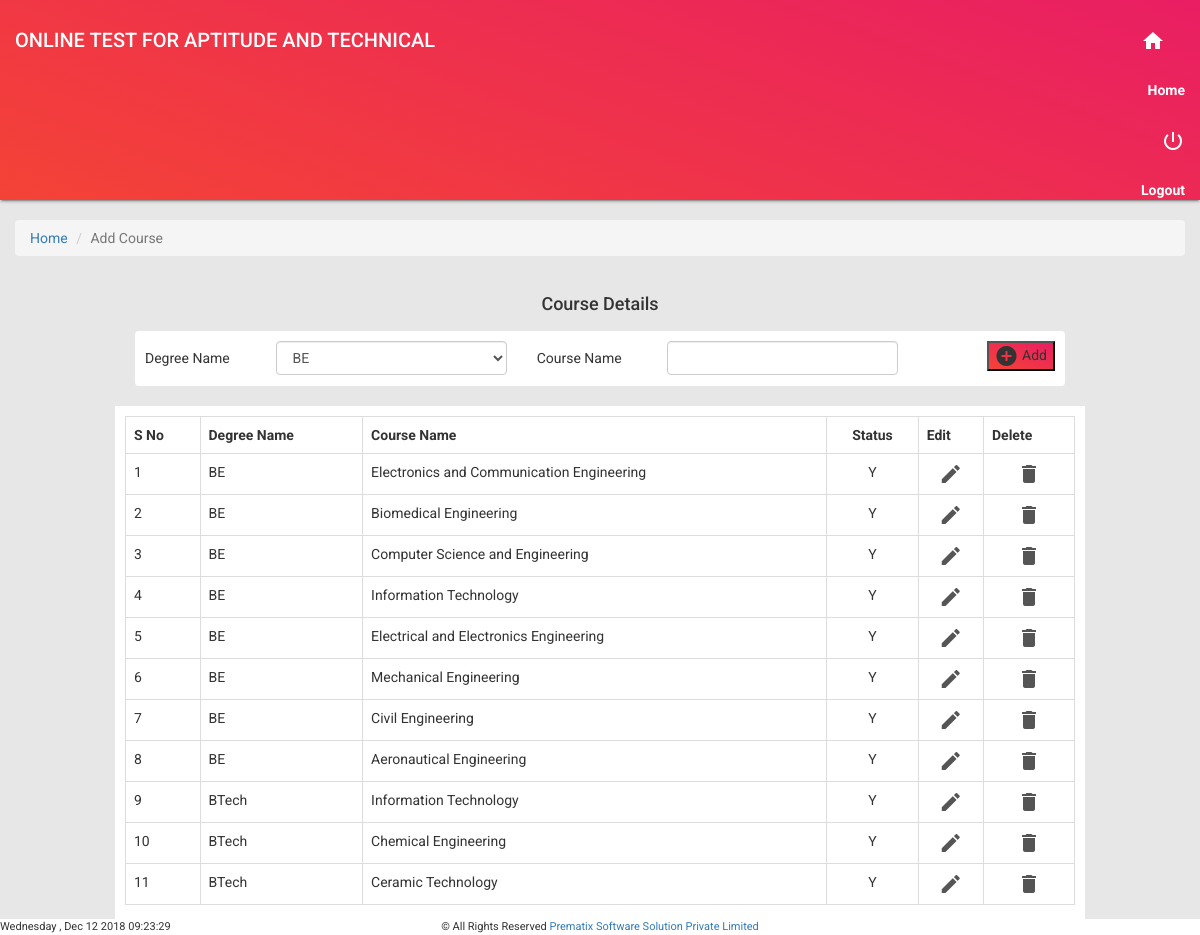
The page /addcourse.php on the database its author committed.
### tables this page shows
CREATE TABLE `coursedetails` (
  `degree` varchar(100) NOT NULL,
  `course` varchar(100) NOT NULL,
  `createddate` timestamp NOT NULL DEFAULT CURRENT_TIMESTAMP,
  `coursestatus` varchar(100) NOT NULL DEFAULT 'Y',
  `Uniqueid` int(11) NOT NULL,
  `Createdby` varchar(200) NOT NULL
);

### addcourse.php (the view, shortened to what this page needs)
<?php
	include_once('connection.php');
?>
<!DOCTYPE html>
<html lang="en">
	<head>
		<link rel="stylesheet" href="https://maxcdn.bootstrapcdn.com/bootstrap/3.3.7/css/bootstrap.min.css">
		<link rel="stylesheet" href="https://code.getmdl.io/1.3.0/material.indigo-pink.min.css">
		<link rel="stylesheet" href="https://cdnjs.cloudflare.com/ajax/libs/font-awesome/4.7.0/css/font-awesome.min.css">
		<link rel="stylesheet" href="first.css">
		<link href="https://cdnjs.cloudflare.com/ajax/libs/bootstrap-datepicker/1.3.0/css/datepicker.css" rel="stylesheet" type="text/css" />
	</head>
	<body style="">
		<div class="container-fluid" >
			<div class="row card headerbg" style="background-color:#13cda3;">
				<div class="col-md-6">
					<p class="header_text">ONLINE TEST FOR APTITUDE AND TECHNICAL </p>
				</div>
				<div class="col-md-5 text-right" style="color:#fff;">
					<a href="adminfirst.php" id="home" style="line-height:80px;color:#fff;outline:none;margin-right:20px;"><i class="material-icons">&#xE88A;</i></a>
					<div class="mdl-tooltip" data-mdl-for="home">
						 <strong>Home</strong>
					</div>
					<a href="index.php" id="logout"  style="line-height:80px;color:#fff;outline:none;"><i class="material-icons">&#xE8AC;</i></a>
					<div class="mdl-tooltip" data-mdl-for="logout">
						<strong>Logout</strong>
					</div>
				</div>
			</div><br/>
			<ol class="breadcrumb">
				<li><a href="adminfirst.php">Home</a></li>
				<li class="active">Add Course</li>
			</ol>
			<div class="row" style="margin-left:120px;margin-right:120px;">
				<h4 style="text-align:center;line-height:35px;font-weight:500;"> Course Details </h4>
				<div class="col-sm-12" style="background-color:#fff;padding:10px;border-radius:4px;">
					<form id="form_login" method="post" action="addcourse.php" autocomplete="off">
					<div class="row addrow">
						<div class="col-sm-5">
							<div class="row">
								<div class="col-sm-4">
									<p class="text_lineheight35">Degree Name</p>
								</div>
								<div class="col-sm-8">
									<select class="form-control" name="degreename">
										<option value="BE">BE</option>
									</select>
								</div>
							</div>
						</div>
						<div class="col-sm-5">
							<div class="row">
								<div class="col-sm-4">
									<p class="text_lineheight35">Course Name</p>
								</div>
								<div class="col-sm-8">
									<input type="text" class="form-control" name="coursename" required >
								</div>
							</div>
						</div>
						<div class="col-sm-2">
							<button name="submit" type="submit" class="mdl-button mdl-js-button mdl-button--raised mdl-js-ripple-effect mdl-button--accent insert_btn">
								<i class="material-icons">&#xE147;</i> Add
							</button>
						</div>
					</div>
					</form>
				</div>
			</div>
		</div>
		<br>
		<div class='container'>
		<div class='row'>
		<div class='col-sm-10 col-md-10 col-sm-offset-1' >
		<div class="table-responsive" id="responce">
		<?php
						echo '
						<table class="table table-hover table-bordered">
						<tr>
							<th>
								S No
							</th>
							<th>Degree Name</th>
							<th>Course Name</th>
							<th style="text-align:center;">Status</th>
							<th>Edit</th>
							<th>Delete</th>
						</tr>';
				$selectcol_query=mysqli_query($con,"SELECT * FROM `coursedetails` ORDER BY degree ASC");
				$i=1;
				while($row=mysqli_fetch_array($selectcol_query)){
					echo"<tr class='tablerow'>";
								echo "<td>
									".$i++."
									</td>";
								echo "<td class='degname'>".$row['degree']."</td>";
								echo "<td  class='crsname' >"
										.$row['course']."
									</td>";
								echo "<td align='center' class='crsstatus'>".$row['coursestatus']."</td>";
								echo '<td align="center">
											<i class="material-icons editicon">&#xE254;</i>
									</td>';
								echo '<td align="center">
										<i class="material-icons deleteicon" >&#xE872;</i>
									</td>';
							echo "</tr>";
				}
				echo"</table>";
			?>
		</div>
		</div>
		</div>
		</div>
<div class="container footer">
<div class="row">
	<div class="col-md-4" style="padding: 0;text-align: left;"><p class="currenttime"></p></div>
	<div class="col-md-4" style="padding: 0;text-align: center;"><p>&copy; All Rights Reserved <a target="_blank" href="http://www.prematix.com">Prematix Software Solution Private Limited</a></p></div>
	<div class="col-md-4" style="padding: 0;text-align: right;"><p></p></div>
</div>
</div>
</body>
</html>

### first.css (style rules this page uses)
body, html { font-size:14px; font-family: 'Roboto','Helvetica','Arial',sans-serif!important; width: 100%; height: 100%; margin: 0; padding: 0; }
body { background-image: url(userbg.jpg); background-position: center center; background-attachment: fixed; background-size: cover; background-color:#e7e7e7; }
.container { width:100%; }
.table-responsive { background-color:#fff; padding:10px; }
.header_text { line-height:80px; font-size:20px; font-family:Roboto; font-weight:500; color:#fff; }
.card { box-shadow: 0 2px 2px 0 rgba(0,0,0,.14), 0 3px 1px -2px rgba(0,0,0,.2), 0 1px 5px 0 rgba(0,0,0,.12); }
.deleteicon { cursor:pointer; color:#555; transition:.5s all linear; }
.editicon { cursor:pointer; color:#555; transition:.5s all linear; }
.text_lineheight35 { line-height:35px; margin:0; }
body { background-image: url(images/3.jpg) !important; background-position: center center; background-attachment: fixed; background-size: cover; background-color:#e7e7e7; }
.headerbg { background-color: #FF9800 !important; color: #fff; }
.footer { position: fixed; bottom: 0; width: 100%; background: #fff; }
.footer p { font-size:11px; margin:0; }

### addcourse.php (style rules this page uses)
.insert_btn { background: linear-gradient(-340deg,#F44336,#E91E63)!important; float:right; }
body { background-image: url(bgform.jpg); background-position: center center; background-attachment: fixed; background-size: cover; background-color:#e7e7e7; }
.header_text { line-height:80px; font-size:20px; font-family:Roboto; font-weight:500; color:#fff; }
a { text-decoration:none; }
.material-icons { vertical-align:middle; }
.headerbg { background: linear-gradient(-340deg,#F44336,#E91E63)!important; }

### rows shown on the page
coursedetails: degree "BE", course "Electronics and Communication Engineering", coursestatus "Y"
coursedetails: degree "BE", course "Biomedical Engineering", coursestatus "Y"
coursedetails: degree "BE", course "Computer Science and Engineering", coursestatus "Y"
coursedetails: degree "BE", course "Information Technology", coursestatus "Y"
coursedetails: degree "BE", course "Electrical and Electronics Engineering", coursestatus "Y"
coursedetails: degree "BE", course "Mechanical Engineering", coursestatus "Y"
coursedetails: degree "BE", course "Civil Engineering", coursestatus "Y"
coursedetails: degree "BE", course "Aeronautical Engineering", coursestatus "Y"
coursedetails: degree "BTech", course "Information Technology", coursestatus "Y"
coursedetails: degree "BTech", course "Chemical Engineering", coursestatus "Y"
coursedetails: degree "BTech", course "Ceramic Technology", coursestatus "Y"
